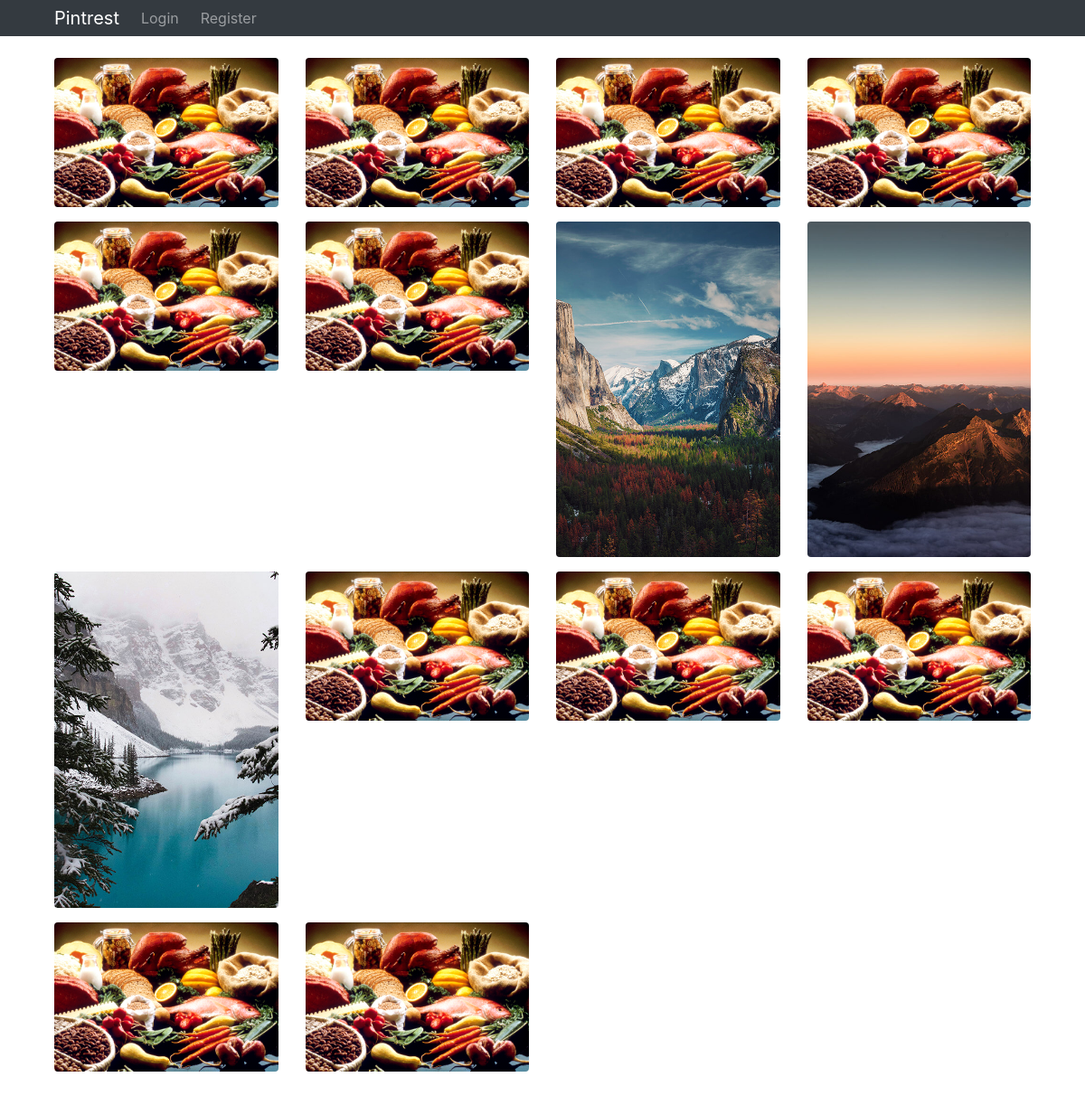
The page / on the database its author committed.
### blog/models.py (models this page shows, shortened)
class Photo(models.Model):
    title = models.CharField(max_length=25)
    content = models.TextField()
    date_posted = models.DateTimeField(default=timezone.now)
    author = models.ForeignKey(User, on_delete=models.CASCADE)
    image = models.ImageField(default='default.jpg', upload_to='pics/')

### blog/views.py (the view)
# urls.py: path('', PostListView.as_view(), name='blog-home'),
class PostListView(ListView):
    model = Photo
    template_name = 'blog/home.html'
    context_object_name = 'posts'
    ordering = ['-date_posted']

### blog/templates/blog/home.html
{% extends 'blog/base.html' %}
{% load staticfiles %}
{% block content %}
    {% for post in posts %}
        <div class="col-3" style="padding-bottom: 0px">
                <div class="gallery">
                    <div class="mb-3 pics animation all 2">
                        <a href="{% url 'post-detail' post.id %}">
                            <img class='img-fluid rounded' src="{{ post.image.url }}">
                    </div>
                </div>
        </div>
    {% endfor %}
{% endblock %}

### blog/templates/blog/base.html (shortened to what this page needs)
{% load static %}
<!DOCTYPE html>
<html>
<head>
    <link rel="stylesheet" href="https://maxcdn.bootstrapcdn.com/bootstrap/4.0.0/css/bootstrap.min.css">
    <link rel="stylesheet" type="text/css" href="{% static 'blog/main.css' %}">
</head>
<body>
  <nav class="navbar navbar-expand-lg navbar-dark bg-dark" style="padding: 0% 5% 0%">
    <a class="navbar-brand" href="{% url 'blog-home' %}">Pintrest</a>
    <div class="collapse navbar-collapse" id="navbarNavAltMarkup">
      <div class="navbar-nav">
        {% if user.is_authenticated %}
          <a class="nav-item nav-link mr-sm-2" href="{% url 'profile' %}">Profile</a>
          <a class="nav-item nav-link mr-sm-2" href="{% url 'logout' %}">Logout</a>
          <a class="nav-item nav-link mr-sm-2" href="{% url 'post-create' %}">New Post</a>
        {% else %}
          <a class="nav-item nav-link mr-sm-2" href="{% url 'login' %}">Login</a>
          <a class="nav-item nav-link mr-sm-2" href="{% url 'register' %}">Register</a>
        {% endif %}
      </div>
    </div>
  </nav>
  <div class="container-fluid" style="padding: 2% 5%">
  <div class="row">
        {% block content %}
        {% endblock %}
  </div>
  </div>
</body>
</html>

### rows shown on the page
Photo: image (placeholder picture)
Photo: image (placeholder picture)
Photo: image (placeholder picture)
Photo: image (placeholder picture)
Photo: image (placeholder picture)
Photo: image (placeholder picture)
Photo: image (picture)
Photo: image (picture)
Photo: image (picture)
Photo: image (placeholder picture)
Photo: image (placeholder picture)
Photo: image (placeholder picture)
Photo: image (placeholder picture)
Photo: image (placeholder picture)
